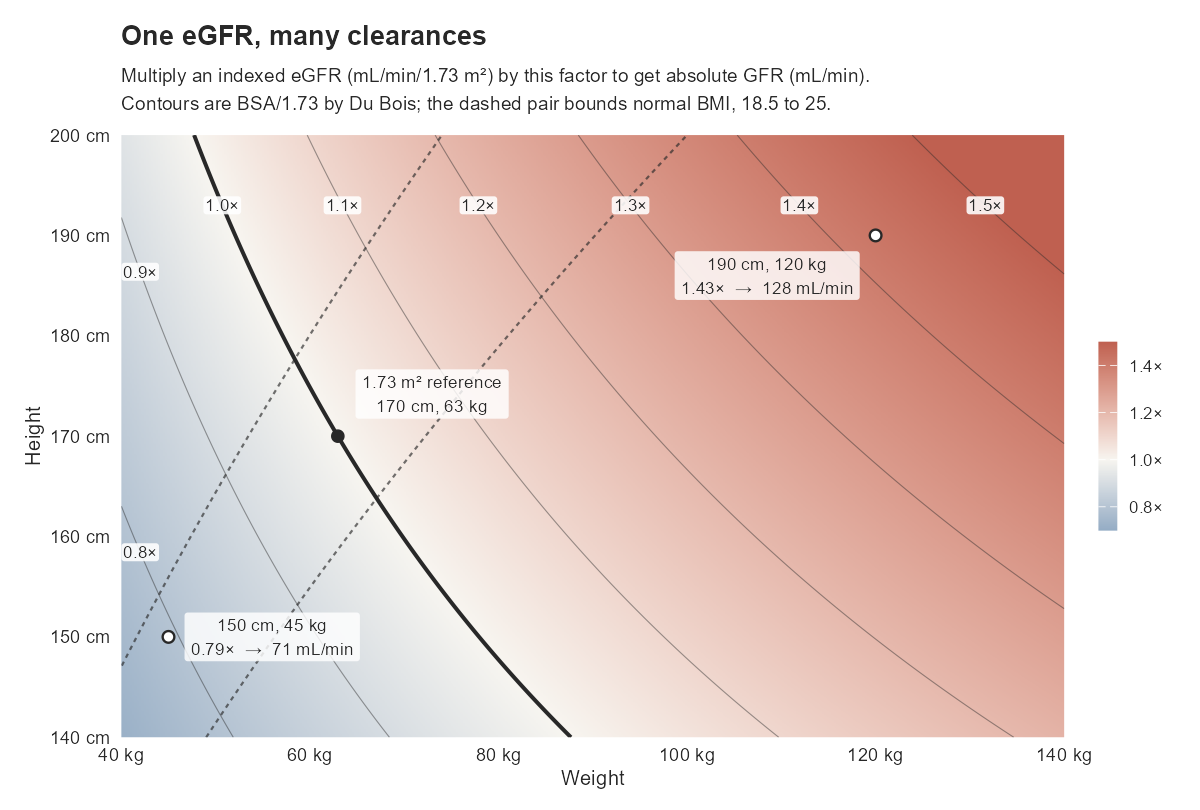

The script that saved this image:
# Generates gfr-indexing.png — the BSA de-indexing surface for the elimination page.
#
# Run from the repo root:  Rscript docs/concepts/images/gfr-indexing.R
#
# The output PNG is committed. This script is NOT executed at build time: the
# page carries no code cells, which keeps it out of Quarto's freeze cache and
# therefore out of the "Netlify has no R" failure mode. Source sits beside the
# image, the same way the .excalidraw files do.

library(ggplot2)

# Du Bois & Du Bois (1916): BSA (m^2) = 0.007184 * W^0.425 * H^0.725, W in kg, H in cm
bsa_dubois <- function(height_cm, weight_kg) {
  0.007184 * weight_kg^0.425 * height_cm^0.725
}

# weight on the contour where the multiplier takes a given value, at a given height
weight_at <- function(multiplier, height_cm) {
  ((multiplier * 1.73) / (0.007184 * height_cm^0.725))^(1 / 0.425)
}

# and the inverse, for labelling the contours that leave through the left edge
height_at <- function(multiplier, weight_kg) {
  ((multiplier * 1.73) / (0.007184 * weight_kg^0.425))^(1 / 0.725)
}

grid <- expand.grid(
  weight = seq(40, 140, length.out = 400),
  height = seq(140, 200, length.out = 400)
)
grid$multiplier <- bsa_dubois(grid$height, grid$weight) / 1.73

# Pharmacopoeia Pigments, the site palette. Diverging about 1.00, which is the
# point of no correction: below it indexing overstates clearance, above it
# understates it.
ink <- "#282828"
low <- "#4d7fa8"
high <- "#bf6050"

breaks <- c(0.7, 0.8, 0.9, 1.0, 1.1, 1.2, 1.3, 1.4, 1.5)

# Label every contour. Those that cross the top edge get labelled there; the low
# ones exit through the left edge instead, so label them at a fixed weight.
top <- data.frame(multiplier = breaks)
top$height <- 193
top$weight <- weight_at(top$multiplier, top$height)
top <- top[top$weight >= 44 & top$weight <= 137, ]

side <- data.frame(multiplier = setdiff(breaks, top$multiplier))
side$weight <- 42
side$height <- height_at(side$multiplier, side$weight)
side <- side[side$height >= 143 & side$height <= 197, ]

labels <- rbind(top, side)
labels$text <- sprintf("%.1f×", labels$multiplier)

# WHO normal BMI, as a band in this space: weight = BMI * (height/100)^2
bmi_band <- do.call(rbind, lapply(c(18.5, 25), function(b) {
  h <- seq(140, 200, length.out = 200)
  data.frame(bmi = b, height = h, weight = b * (h / 100)^2)
}))

anchor <- data.frame(weight = weight_at(1, 170), height = 170)

extremes <- data.frame(
  weight = c(45, 120),
  height = c(150, 190),
  label  = c("150 cm, 45 kg\n0.79×  →  71 mL/min",
             "190 cm, 120 kg\n1.43×  →  128 mL/min"),
  # offset the box in data units rather than with hjust/vjust: out-of-range
  # justification also staggers the individual text lines inside the box
  dx     = c(11, -11.5),
  dy     = c(0, -4)
)

p <- ggplot(grid, aes(weight, height)) +
  geom_raster(aes(fill = multiplier), interpolate = TRUE) +
  geom_contour(aes(z = multiplier), breaks = breaks,
               colour = ink, linewidth = 0.25, alpha = 0.45) +
  geom_contour(aes(z = multiplier), breaks = 1.0,
               colour = ink, linewidth = 0.9) +
  geom_path(data = bmi_band, aes(weight, height, group = bmi),
            linetype = "22", colour = ink, linewidth = 0.5, alpha = 0.65) +
  geom_label(data = labels, aes(label = text), size = 2.9, colour = ink,
             linewidth = 0, fill = "white", alpha = 0.88,
             label.padding = unit(0.09, "lines")) +
  geom_point(data = anchor, size = 2.4, colour = ink) +
  geom_label(data = anchor, aes(label = "1.73 m² reference\n170 cm, 63 kg"),
             nudge_x = 10, nudge_y = 4.2,
             size = 3.0, colour = ink, lineheight = 1.15,
             linewidth = 0, fill = "white", alpha = 0.82,
             label.padding = unit(0.3, "lines")) +
  geom_point(data = extremes, size = 2.1, colour = ink, shape = 21,
             fill = "white", stroke = 0.8) +
  geom_label(data = extremes, aes(label = label),
             position = position_nudge(x = extremes$dx, y = extremes$dy),
             size = 2.95, colour = ink, lineheight = 1.15,
             linewidth = 0, fill = "white", alpha = 0.82,
             label.padding = unit(0.3, "lines")) +
  scale_fill_gradient2(
    low = low, mid = "#f7f5f0", high = high, midpoint = 1,
    limits = c(0.7, 1.5), oob = scales::squish, breaks = c(0.8, 1.0, 1.2, 1.4),
    labels = c("0.8×", "1.0×", "1.2×", "1.4×"),
    name = NULL, guide = guide_colourbar(barheight = unit(3.2, "cm"), barwidth = unit(0.32, "cm"))
  ) +
  scale_x_continuous(breaks = seq(40, 140, 20), labels = function(x) paste0(x, " kg"),
                     expand = expansion(0)) +
  scale_y_continuous(breaks = seq(140, 200, 10), labels = function(y) paste0(y, " cm"),
                     expand = expansion(0)) +
  labs(
    x = "Weight", y = "Height",
    title = "One eGFR, many clearances",
    subtitle = paste("Multiply an indexed eGFR (mL/min/1.73 m²) by this factor to get absolute GFR (mL/min).",
                     "Contours are BSA/1.73 by Du Bois; the dashed pair bounds normal BMI, 18.5 to 25.",
                     sep = "\n")
  ) +
  coord_cartesian(xlim = c(40, 140), ylim = c(140, 200)) +
  theme_minimal(base_size = 11) +
  theme(
    plot.title = element_text(face = "bold", colour = ink, size = 13),
    plot.subtitle = element_text(colour = ink, size = 9.2, lineheight = 1.25,
                                 margin = margin(t = 3, b = 10)),
    axis.title = element_text(colour = ink, size = 10),
    axis.text = element_text(colour = ink, size = 9),
    panel.grid = element_blank(),
    legend.text = element_text(colour = ink, size = 8.5),
    plot.background = element_rect(fill = "white", colour = NA),
    plot.margin = margin(12, 12, 10, 12)
  )

out <- file.path("docs", "concepts", "images", "gfr-indexing.png")
ggsave(out, p, width = 8, height = 5.4, dpi = 150, bg = "white")
cat("wrote", out, "\n")

# sanity values quoted on the page and in the annotations
for (b in list(c(150, 45), c(170, 63), c(170, 70), c(190, 120))) {
  m <- bsa_dubois(b[1], b[2]) / 1.73
  cat(sprintf("  %3d cm %3d kg  BSA %.2f  multiplier %.2f  eGFR 90 -> %.0f mL/min\n",
              b[1], b[2], bsa_dubois(b[1], b[2]), m, 90 * m))
}
